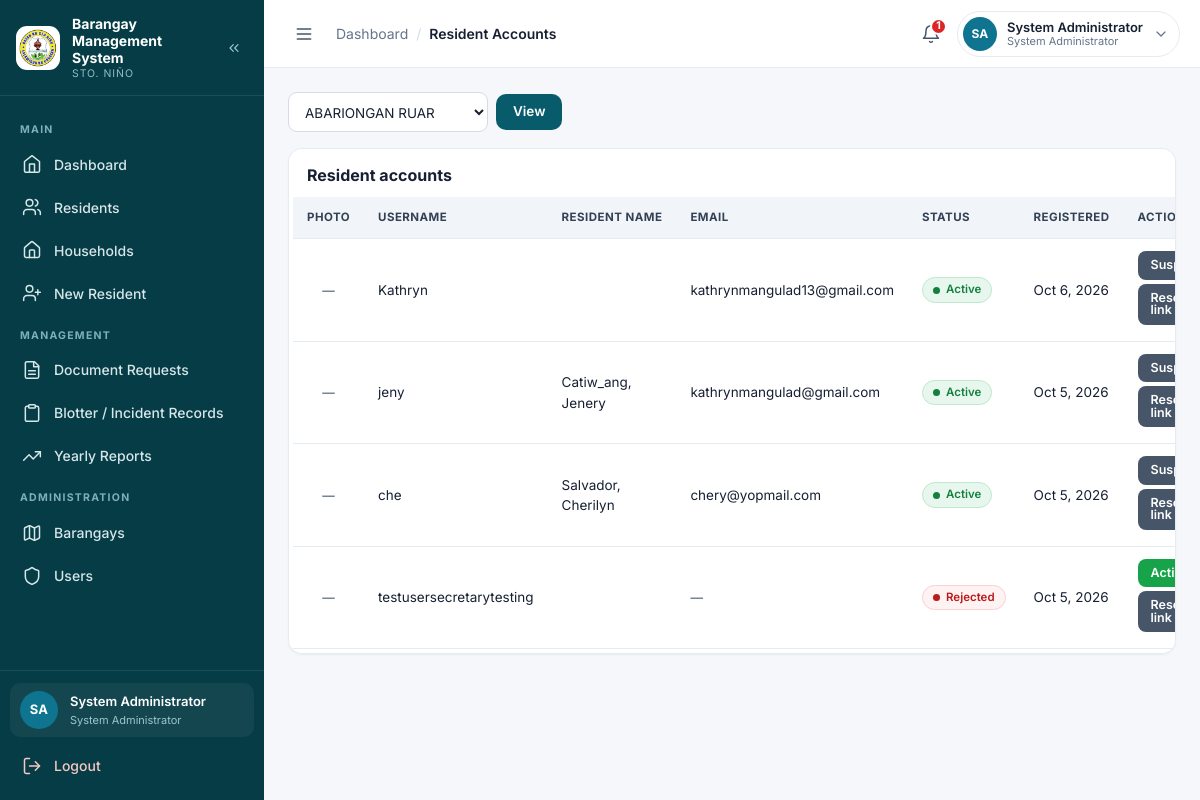
The page /secretary/resident_accounts.php?barangay_id=1 (signed in) on the database its author committed.
### tables this page shows
CREATE TABLE `users` (
  `id` int(11) NOT NULL AUTO_INCREMENT,
  `username` varchar(100) NOT NULL,
  `email` varchar(255) DEFAULT NULL,
  `password` varchar(255) NOT NULL,
  `full_name` varchar(150) NOT NULL,
  `role` enum('admin','secretary','resident') NOT NULL DEFAULT 'secretary',
  `barangay_id` int(11) DEFAULT NULL,
  `brgy_name` varchar(100) DEFAULT NULL,
  `created_at` timestamp NOT NULL DEFAULT current_timestamp(),
  `status` enum('pending','active','rejected','suspended') NOT NULL DEFAULT 'active',
  `deleted_at` timestamp NULL DEFAULT NULL,
  PRIMARY KEY (`id`),
  UNIQUE KEY `username` (`username`),
  UNIQUE KEY `uq_users_email` (`email`),
  KEY `barangay_id` (`barangay_id`),
  KEY `idx_users_deleted_at` (`deleted_at`),
  CONSTRAINT `users_ibfk_1` FOREIGN KEY (`barangay_id`) REFERENCES `barangays` (`id`)
);

CREATE TABLE `residents` (
  `id` int(11) NOT NULL AUTO_INCREMENT,
  `barangay_id` int(11) NOT NULL,
  `user_id` int(11) DEFAULT NULL,
  `last_name` varchar(255) NOT NULL,
  `first_name` varchar(100) NOT NULL,
  `middle_name` varchar(100) DEFAULT NULL,
  `sex` varchar(20) DEFAULT NULL,
  `age` int(11) NOT NULL,
  `birth_date` date DEFAULT NULL,
  `civil_status` varchar(50) DEFAULT NULL,
  `occupation` varchar(100) DEFAULT NULL,
  `contact_no` varchar(30) DEFAULT NULL,
  `email` varchar(255) DEFAULT NULL,
  `address` varchar(255) DEFAULT NULL,
  `photo` varchar(255) DEFAULT NULL,
  `household_id` int(11) DEFAULT NULL,
   
  `household_no` varchar(50) DEFAULT NULL,
  `is_pwd` enum('Yes','No') NOT NULL DEFAULT 'No',
  `is_student` enum('Yes','No') NOT NULL DEFAULT 'No',
  `is_ip` enum('Yes','No') NOT NULL DEFAULT 'No',
  `is_4ps` enum('Yes','No') NOT NULL DEFAULT 'No',
  `created_at` timestamp NOT NULL DEFAULT current_timestamp(),
  `updated_at` timestamp NOT NULL DEFAULT current_timestamp(),
  `deleted_at` timestamp NULL DEFAULT NULL,
  PRIMARY KEY (`id`),
  UNIQUE KEY `uq_residents_user` (`user_id`),
  KEY `idx_residents_barangay` (`barangay_id`),
  KEY `idx_residents_deleted_at` (`deleted_at`),
  KEY `idx_residents_household` (`household_id`),
  CONSTRAINT `residents_ibfk_1` FOREIGN KEY (`barangay_id`) REFERENCES `barangays` (`id`),
  CONSTRAINT `fk_residents_user` FOREIGN KEY (`user_id`) REFERENCES `users` (`id`) ON DELETE SET NULL ON UPDATE CASCADE,
  CONSTRAINT `fk_residents_household` FOREIGN KEY (`household_id`) REFERENCES `households` (`id`) ON DELETE SET NULL ON UPDATE CASCADE
);

### config/config.php (called while the page is built, shortened)
<?php
if (!function_exists('url')) {
    function url($path = '') {
        $path = ltrim((string)$path, '/');
        return BASE_URL . '/' . $path;
    }
}
function e($value) { return htmlspecialchars((string)$value, ENT_QUOTES, 'UTF-8'); }
function csrf_token() {
    return $_SESSION['csrf_token'];
}

### secretary/resident_accounts.php (the view, shortened to what this page needs)
<?php
require_once __DIR__ . '/../config/config.php';
$myBrgy = current_barangay_id();
$viewBrgy = $myBrgy;
if (is_admin() && isset($_GET['barangay_id']) && (int)$_GET['barangay_id'] > 0) {
    $viewBrgy = (int)$_GET['barangay_id'];
}
$aq = $conn->prepare(
    "SELECT u.id, u.username, u.full_name, u.status, u.created_at, u.email AS account_email,
            r.id AS resident_id, r.last_name, r.first_name, r.middle_name, r.age, r.email AS resident_email, r.photo
       FROM users u
       LEFT JOIN residents r ON r.user_id = u.id
      WHERE u.deleted_at IS NULL AND u.role = 'resident' AND u.barangay_id = ? AND u.status <> 'pending'
   ORDER BY u.created_at DESC, u.id DESC"
);
$aq->bind_param('i', $viewBrgy);
$aq->execute();
$accounts = $aq->get_result()->fetch_all(MYSQLI_ASSOC);
$allBarangays = null;
if (is_admin()) {
    $allBarangays = $conn->query('SELECT id, barangay_name FROM barangays ORDER BY barangay_name');
}
include BASE_PATH . '/partials/header.php';
?>
<?php if ($allBarangays): ?>
<div class="toolbar">
    <form method="get">
        <select id="barangay_id" name="barangay_id">
            <?php while ($bb = $allBarangays->fetch_assoc()): ?>
                <option value="<?= (int)$bb['id'] ?>"<?= (int)$viewBrgy === (int)$bb['id'] ? ' selected' : '' ?>>
                    <?= e($bb['barangay_name']) ?>
                </option>
            <?php endwhile; ?>
        </select>
        <button class="btn" type="submit">View</button>
    </form>
</div>
<?php endif; ?>
<div class="card table-wrap">
    <h3 style="padding:12px 14px;margin:0">Resident accounts</h3>
    <table>
        <tr><th>Photo</th><th>Username</th><th>Resident Name</th><th>Email</th><th>Status</th><th>Registered</th><th>Action</th></tr>
        <?php foreach ($accounts as $a): ?>
        <?php $a_email = trim((string)($a['account_email'] ?? '')) !== '' ? $a['account_email'] : ($a['resident_email'] ?? ''); ?>
        <?php $a_photo = trim((string)($a['photo'] ?? '')); ?>
        <tr>
            <td style="text-align:center"><?php if ($a_photo !== '' && @file_exists(BASE_PATH . '/' . $a_photo)): ?><img src="<?= e(url($a_photo)) ?>" alt="" style="width:40px;height:40px;object-fit:cover;border-radius:50%;display:block;margin:0 auto"><?php else: ?><span class="muted-meta">&mdash;</span><?php endif; ?></td>
            <td><?= e($a['username']) ?></td>
            <td><?= e(trim(($a['last_name'] ?? '') . ', ' . ($a['first_name'] ?? '') . ' ' . ($a['middle_name'] ?? ''), ', ')) ?></td>
            <td><?= $a_email !== '' ? e($a_email) : '<span class="muted-meta">&mdash;</span>' ?></td>
            <td><span class="badge badge--<?= e($a['status']) ?>"><?= e(ucfirst($a['status'])) ?></span></td>
            <td><?= e($a['created_at'] ? date('M j, Y', strtotime($a['created_at'])) : '-') ?></td>
            <td>
                <?php if ($a['status'] === 'pending'): ?>
                    <a class="btn-approve" href="<?= e(url('secretary/resident_accounts.php?action=approve&id=' . (int)$a['id'] . '&token=' . csrf_token())) ?>">Approve</a>
                <?php elseif ($a['status'] === 'active'): ?>
                    <a class="btn-cancel" href="<?= e(url('secretary/resident_accounts.php?action=suspend&id=' . (int)$a['id'] . '&token=' . csrf_token())) ?>"
                       data-confirm="Suspend this account? The resident will not be able to sign in."
                       data-confirm-title="Suspend account">Suspend</a>
                <?php else: ?>
                    <a class="btn-approve" href="<?= e(url('secretary/resident_accounts.php?action=activate&id=' . (int)$a['id'] . '&token=' . csrf_token())) ?>">Activate</a>
                <?php endif; ?>
                <a class="btn-cancel" href="<?= e(url('secretary/resident_accounts.php?action=reset&id=' . (int)$a['id'] . '&token=' . csrf_token())) ?>"
                   data-confirm="Generate a one-time password reset link for this resident? Any previous link will stop working."
                   data-confirm-title="Generate reset link">Reset link</a>
            </td>
        </tr>
        <?php endforeach; ?>
    </table>
</div>
<?php include BASE_PATH . '/partials/footer.php'; ?>

### assets/css/style.css (style rules this page uses)
:root { --primary: #075B6B; --primary-700: #054C59; --primary-900: #063C46; --secondary: #0E7490; --accent: #E58B82; --bg: #F5F7FA; --card: #FFFFFF; --text: #172033; --muted: #64748B; --success: #16A34A; --warning: #F59E0B; --danger: #DC2626; --info: #0E7490; --border: #E6EAF1; --border-strong: #D5DCE6; --sidebar-w: 264px; --sidebar-w-collapsed: 78px; --topbar-h: 68px; --radius: 14px; --radius-sm: 10px; --radius-lg: 18px; --shadow-sm: 0 1px 2px rgba(16, 24, 40, .05); --shadow: 0 4px 16px rgba(16, 24, 40, .06); --shadow-md: 0 12px 32px rgba(16, 24, 40, .12); --ring: 0 0 0 3px rgba(14, 116, 144, .18); --font: 'Inter', system-ui, -apple-system, 'Segoe UI', Roboto, Arial, sans-serif; }
*, *::before, *::after { box-sizing: border-box; }
html { -webkit-text-size-adjust: 100%; }
body { margin: 0; font-family: var(--font); background: var(--bg); color: var(--text); font-size: 14px; line-height: 1.5; -webkit-font-smoothing: antialiased; }
h1, h2, h3, h4 { margin: 0 0 10px; color: var(--text); line-height: 1.25; }
h3 { font-size: 16px; font-weight: 700; }
a { color: var(--secondary); }
.btn, .btn-primary { display: inline-flex; align-items: center; justify-content: center; gap: 8px; background: var(--primary); color: #fff; border: 1px solid transparent; border-radius: 10px; padding: 10px 16px; font-size: 13.5px; font-weight: 600; text-decoration: none; cursor: pointer; font-family: inherit; line-height: 1; transition: background .15s, box-shadow .15s, transform .05s; }
.btn-edit, .btn-delete, .btn-cancel, .btn-approve { display: inline-flex; align-items: center; gap: 6px; padding: 7px 12px; border-radius: 8px; color: #fff; text-decoration: none; font-size: 12.5px; font-weight: 600; border: 1px solid transparent; cursor: pointer; font-family: inherit; line-height: 1; }
.btn-cancel { background: #475569; }
.btn-approve { background: var(--success); }
.table-wrap .btn-edit, .table-wrap .btn-delete, .table-wrap .btn-cancel, .table-wrap .btn-approve { margin: 0 4px 4px 0; }
.card { background: var(--card); border: 1px solid var(--border); border-radius: var(--radius); padding: 20px; box-shadow: var(--shadow-sm); margin-bottom: 18px; min-width: 0; }
.card > h3:first-child { margin-top: 0; }
.badge { display: inline-flex; align-items: center; gap: 6px; padding: 3px 10px; border-radius: 999px; font-size: 11.5px; font-weight: 600; border: 1px solid transparent; white-space: nowrap; }
.badge::before { content: ""; width: 7px; height: 7px; border-radius: 50%; background: currentColor; flex: none; }
table { width: 100%; border-collapse: collapse; background: #fff; font-size: 13.5px; }
th, td { padding: 12px 14px; text-align: left; border-bottom: 1px solid var(--border); vertical-align: middle; }
th { background: #F1F5F9; color: #334155; font-size: 11.5px; font-weight: 700; text-transform: uppercase; letter-spacing: .04em; white-space: nowrap; }
td .btn-edit, td .btn-delete, td .btn-cancel, td .btn { margin: 2px 4px 2px 0; }
.table-wrap { overflow-x: auto; -webkit-overflow-scrolling: touch; }
.table-wrap.card { padding: 4px; }
input, select, textarea { width: 100%; padding: 10px 12px; border: 1px solid var(--border-strong); border-radius: 9px; background: #fff; font-size: 13.5px; color: var(--text); font-family: inherit; }
.toolbar { display: flex; gap: 10px; flex-wrap: wrap; align-items: center; margin-bottom: 16px; }
.toolbar form { display: flex; gap: 8px; align-items: center; flex-wrap: wrap; }
.toolbar input[type="text"], .toolbar input[type="search"], .toolbar select { width: auto; min-width: 200px; line-height: 1; }
.muted-meta { font-size: 12.5px; color: var(--muted); font-weight: 600; white-space: nowrap; }
.badge--active { background: #E7F7EE; color: #15803D; border-color: #BFE8CF; }
.badge--rejected { background: #FEF2F2; color: #B91C1C; border-color: #F8D2D2; }

### rows shown on the page
users: username "Kathryn", email "kathrynmangulad13@gmail.com", status "Active", created_at "Oct 6, 2026"
residents: user.username "jeny", last_name+first_name+middle_name "Catiw_ang, Jenery", user.email "kathrynmangulad@gmail.com", user.status "Active", user.created_at "Oct 5, 2026"
residents: user.username "che", last_name+first_name+middle_name "Salvador, Cherilyn", user.email "chery@yopmail.com", user.status "Active", user.created_at "Oct 5, 2026"
users: username "testusersecretarytesting", status "Rejected", created_at "Oct 5, 2026"

### other values the page prints
$group "MAIN"
$item['label'] "Dashboard"
$item['label'] "Residents"
$item['label'] "Households"
$item['label'] "New Resident"
$group "MANAGEMENT"
$item['label'] "Document Requests"
$item['label'] "Blotter / Incident Records"
$item['label'] "Yearly Reports"
$group "ADMINISTRATION"
$item['label'] "Barangays"
$item['label'] "Users"
$initials "SA"
$full_name "System Administrator"
$role_label "System Administrator"
